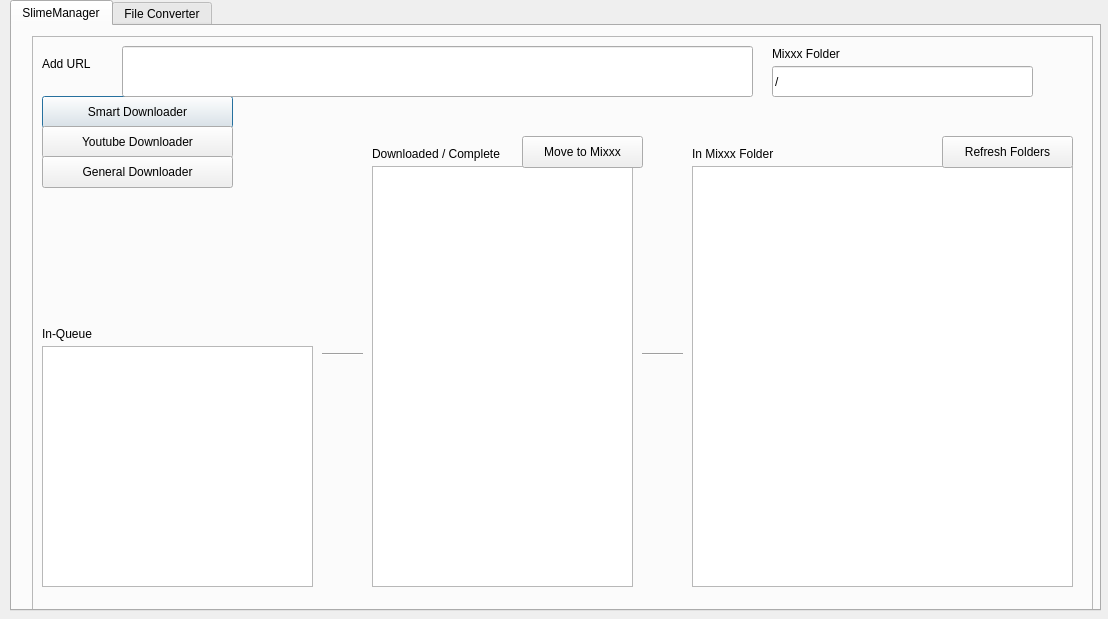
<?xml version="1.0" encoding="UTF-8"?>
<ui version="4.0">
 <class>SlimeManager</class>
 <widget class="QDialog" name="SlimeManager">
  <property name="geometry">
   <rect>
    <x>0</x>
    <y>0</y>
    <width>1108</width>
    <height>619</height>
   </rect>
  </property>
  <property name="sizePolicy">
   <sizepolicy hsizetype="Expanding" vsizetype="Expanding">
    <horstretch>0</horstretch>
    <verstretch>0</verstretch>
   </sizepolicy>
  </property>
  <property name="windowTitle">
   <string>SlimeManager</string>
  </property>
  <widget class="QTabWidget" name="SlimeManager_2">
   <property name="geometry">
    <rect>
     <x>10</x>
     <y>0</y>
     <width>1091</width>
     <height>611</height>
    </rect>
   </property>
   <property name="currentIndex">
    <number>0</number>
   </property>
   <widget class="QWidget" name="SlimeManager">
    <attribute name="title">
     <string>SlimeManager</string>
    </attribute>
    <widget class="QFrame" name="frame">
     <property name="geometry">
      <rect>
       <x>20</x>
       <y>10</y>
       <width>1061</width>
       <height>581</height>
      </rect>
     </property>
     <property name="sizePolicy">
      <sizepolicy hsizetype="Maximum" vsizetype="Maximum">
       <horstretch>0</horstretch>
       <verstretch>0</verstretch>
      </sizepolicy>
     </property>
     <property name="frameShape">
      <enum>QFrame::StyledPanel</enum>
     </property>
     <property name="frameShadow">
      <enum>QFrame::Raised</enum>
     </property>
     <widget class="QPushButton" name="btnAddUrlToQueue">
      <property name="geometry">
       <rect>
        <x>10</x>
        <y>60</y>
        <width>191</width>
        <height>32</height>
       </rect>
      </property>
      <property name="text">
       <string>Smart Downloader</string>
      </property>
     </widget>
     <widget class="QLabel" name="label_5">
      <property name="geometry">
       <rect>
        <x>740</x>
        <y>10</y>
        <width>121</width>
        <height>16</height>
       </rect>
      </property>
      <property name="text">
       <string>Mixxx Folder</string>
      </property>
     </widget>
     <widget class="QLabel" name="label">
      <property name="geometry">
       <rect>
        <x>10</x>
        <y>20</y>
        <width>60</width>
        <height>16</height>
       </rect>
      </property>
      <property name="text">
       <string>Add URL</string>
      </property>
     </widget>
     <widget class="QLineEdit" name="editAddUrl">
      <property name="geometry">
       <rect>
        <x>90</x>
        <y>10</y>
        <width>631</width>
        <height>51</height>
       </rect>
      </property>
     </widget>
     <widget class="QLineEdit" name="editFinalDirectory">
      <property name="geometry">
       <rect>
        <x>740</x>
        <y>30</y>
        <width>261</width>
        <height>31</height>
       </rect>
      </property>
      <property name="text">
       <string>/</string>
      </property>
     </widget>
     <widget class="QListWidget" name="listUrlInQueue">
      <property name="geometry">
       <rect>
        <x>10</x>
        <y>310</y>
        <width>271</width>
        <height>241</height>
       </rect>
      </property>
     </widget>
     <widget class="QListWidget" name="listFinalDirectory">
      <property name="geometry">
       <rect>
        <x>660</x>
        <y>130</y>
        <width>381</width>
        <height>421</height>
       </rect>
      </property>
     </widget>
     <widget class="Line" name="line">
      <property name="geometry">
       <rect>
        <x>290</x>
        <y>310</y>
        <width>41</width>
        <height>16</height>
       </rect>
      </property>
      <property name="orientation">
       <enum>Qt::Horizontal</enum>
      </property>
     </widget>
     <widget class="QListWidget" name="listUrlDownloaded">
      <property name="geometry">
       <rect>
        <x>340</x>
        <y>130</y>
        <width>261</width>
        <height>421</height>
       </rect>
      </property>
     </widget>
     <widget class="QPushButton" name="btnRefreshFolders">
      <property name="geometry">
       <rect>
        <x>910</x>
        <y>100</y>
        <width>131</width>
        <height>32</height>
       </rect>
      </property>
      <property name="text">
       <string>Refresh Folders</string>
      </property>
     </widget>
     <widget class="QLabel" name="label_4">
      <property name="geometry">
       <rect>
        <x>660</x>
        <y>110</y>
        <width>171</width>
        <height>16</height>
       </rect>
      </property>
      <property name="text">
       <string>In Mixxx Folder</string>
      </property>
     </widget>
     <widget class="Line" name="line_2">
      <property name="geometry">
       <rect>
        <x>610</x>
        <y>310</y>
        <width>41</width>
        <height>16</height>
       </rect>
      </property>
      <property name="orientation">
       <enum>Qt::Horizontal</enum>
      </property>
     </widget>
     <widget class="QLabel" name="label_3">
      <property name="geometry">
       <rect>
        <x>340</x>
        <y>110</y>
        <width>171</width>
        <height>16</height>
       </rect>
      </property>
      <property name="text">
       <string>Downloaded / Complete</string>
      </property>
     </widget>
     <widget class="QLabel" name="label_2">
      <property name="geometry">
       <rect>
        <x>10</x>
        <y>290</y>
        <width>60</width>
        <height>16</height>
       </rect>
      </property>
      <property name="text">
       <string>In-Queue</string>
      </property>
     </widget>
     <widget class="QPushButton" name="btnMoveToFinalDirectory">
      <property name="geometry">
       <rect>
        <x>490</x>
        <y>100</y>
        <width>121</width>
        <height>32</height>
       </rect>
      </property>
      <property name="text">
       <string>Move to Mixxx</string>
      </property>
     </widget>
     <widget class="QPushButton" name="btnAddUrlToQueue_2">
      <property name="geometry">
       <rect>
        <x>10</x>
        <y>90</y>
        <width>191</width>
        <height>32</height>
       </rect>
      </property>
      <property name="text">
       <string>Youtube Downloader</string>
      </property>
     </widget>
     <widget class="QPushButton" name="btnAddUrlToQueue_3">
      <property name="geometry">
       <rect>
        <x>10</x>
        <y>120</y>
        <width>191</width>
        <height>32</height>
       </rect>
      </property>
      <property name="text">
       <string>General Downloader</string>
      </property>
     </widget>
    </widget>
   </widget>
   <widget class="QWidget" name="Converter">
    <attribute name="title">
     <string>File Converter</string>
    </attribute>
    <widget class="QLabel" name="label_6">
     <property name="geometry">
      <rect>
       <x>20</x>
       <y>10</y>
       <width>121</width>
       <height>16</height>
      </rect>
     </property>
     <property name="text">
      <string>Root Directory</string>
     </property>
    </widget>
    <widget class="QListWidget" name="listConvertExploreFiles">
     <property name="geometry">
      <rect>
       <x>20</x>
       <y>140</y>
       <width>381</width>
       <height>421</height>
      </rect>
     </property>
    </widget>
    <widget class="QLabel" name="label_7">
     <property name="geometry">
      <rect>
       <x>20</x>
       <y>120</y>
       <width>171</width>
       <height>16</height>
      </rect>
     </property>
     <property name="text">
      <string>File Directory</string>
     </property>
    </widget>
    <widget class="QLineEdit" name="editConvertRootDirectory">
     <property name="geometry">
      <rect>
       <x>20</x>
       <y>30</y>
       <width>261</width>
       <height>31</height>
      </rect>
     </property>
     <property name="text">
      <string>/</string>
     </property>
    </widget>
    <widget class="QPushButton" name="btnConvertListBack">
     <property name="geometry">
      <rect>
       <x>310</x>
       <y>110</y>
       <width>91</width>
       <height>32</height>
      </rect>
     </property>
     <property name="text">
      <string>Back</string>
     </property>
    </widget>
    <widget class="QGroupBox" name="groupConverter">
     <property name="geometry">
      <rect>
       <x>410</x>
       <y>140</y>
       <width>361</width>
       <height>421</height>
      </rect>
     </property>
     <property name="title">
      <string>Converter</string>
     </property>
     <widget class="QCheckBox" name="toggleConvertMP3">
      <property name="geometry">
       <rect>
        <x>20</x>
        <y>130</y>
        <width>111</width>
        <height>20</height>
       </rect>
      </property>
      <property name="text">
       <string>MP3 (Audio)</string>
      </property>
     </widget>
     <widget class="QCheckBox" name="toggleConvertMP4">
      <property name="geometry">
       <rect>
        <x>20</x>
        <y>160</y>
        <width>101</width>
        <height>20</height>
       </rect>
      </property>
      <property name="text">
       <string>MP4 (Video)</string>
      </property>
     </widget>
     <widget class="QLabel" name="lblInputPath">
      <property name="geometry">
       <rect>
        <x>30</x>
        <y>60</y>
        <width>311</width>
        <height>20</height>
       </rect>
      </property>
      <property name="text">
       <string>/path/to/file/</string>
      </property>
     </widget>
     <widget class="QLabel" name="label_9">
      <property name="geometry">
       <rect>
        <x>10</x>
        <y>30</y>
        <width>101</width>
        <height>20</height>
       </rect>
      </property>
      <property name="text">
       <string>File To Convert:</string>
      </property>
     </widget>
     <widget class="QPushButton" name="btnConvert">
      <property name="geometry">
       <rect>
        <x>130</x>
        <y>380</y>
        <width>113</width>
        <height>32</height>
       </rect>
      </property>
      <property name="text">
       <string>Convert</string>
      </property>
     </widget>
     <widget class="QLabel" name="label_10">
      <property name="geometry">
       <rect>
        <x>10</x>
        <y>100</y>
        <width>101</width>
        <height>20</height>
       </rect>
      </property>
      <property name="text">
       <string>Output Type:</string>
      </property>
     </widget>
     <widget class="QLabel" name="label_11">
      <property name="geometry">
       <rect>
        <x>10</x>
        <y>200</y>
        <width>131</width>
        <height>20</height>
       </rect>
      </property>
      <property name="text">
       <string>Output Destination:</string>
      </property>
     </widget>
     <widget class="QLabel" name="lblOutputPath">
      <property name="geometry">
       <rect>
        <x>30</x>
        <y>230</y>
        <width>311</width>
        <height>20</height>
       </rect>
      </property>
      <property name="text">
       <string>/path/to/output/</string>
      </property>
     </widget>
    </widget>
   </widget>
  </widget>
 </widget>
 <resources/>
 <connections/>
</ui>
